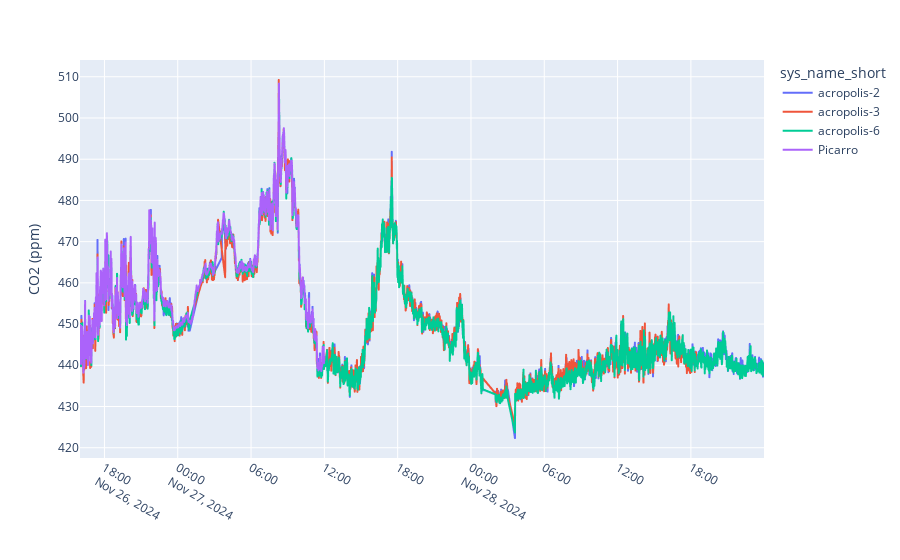

The notebook cell this image was saved under:
### Code cell
fig = px.line(df_plot, x="creation_timestamp", y="co2_corrected", color="sys_name_short")
fig.update_layout(
    yaxis_title='CO2 (ppm)',
    xaxis_title='',
    title='',
)
fig.show()

### Figure 1 — Plotly figure (JSON) as saved in the notebook; plotly's stock layout.template omitted (floating-point values rounded to 4 significant figures; data arrays with more than 128 entries replaced by an {"elided": "..."} marker saying what was removed)
{"data": [{"hovertemplate": "sys_name_short=acropolis-2<br>creation_timestamp=%{x}<br>co2_corrected=%{y}<extra></extra>", "legendgroup": "acropolis-2", "line": {"color": "#636efa", "dash": "solid"}, "marker": {"symbol": "circle"}, "mode": "lines", "name": "acropolis-2", "showlegend": true, "type": "scattergl", "x": {"elided": "3170 str values"}, "xaxis": "x", "y": {"elided": "3170 float values"}, "yaxis": "y"}, {"hovertemplate": "sys_name_short=acropolis-3<br>creation_timestamp=%{x}<br>co2_corrected=%{y}<extra></extra>", "legendgroup": "acropolis-3", "line": {"color": "#EF553B", "dash": "solid"}, "marker": {"symbol": "circle"}, "mode": "lines", "name": "acropolis-3", "showlegend": true, "type": "scattergl", "x": {"elided": "2843 str values"}, "xaxis": "x", "y": {"elided": "2843 float values"}, "yaxis": "y"}, {"hovertemplate": "sys_name_short=acropolis-6<br>creation_timestamp=%{x}<br>co2_corrected=%{y}<extra></extra>", "legendgroup": "acropolis-6", "line": {"color": "#00cc96", "dash": "solid"}, "marker": {"symbol": "circle"}, "mode": "lines", "name": "acropolis-6", "showlegend": true, "type": "scattergl", "x": {"elided": "3206 str values"}, "xaxis": "x", "y": {"elided": "3206 float values"}, "yaxis": "y"}, {"hovertemplate": "sys_name_short=Picarro<br>creation_timestamp=%{x}<br>co2_corrected=%{y}<extra></extra>", "legendgroup": "Picarro", "line": {"color": "#ab63fa", "dash": "solid"}, "marker": {"symbol": "circle"}, "mode": "lines", "name": "Picarro", "showlegend": true, "type": "scattergl", "x": {"elided": "1202 str values"}, "xaxis": "x", "y": {"elided": "1202 float values"}, "yaxis": "y"}], "layout": {"legend": {"title": {"text": "sys_name_short"}, "tracegroupgap": 0}, "margin": {"t": 60}, "title": {"text": ""}, "xaxis": {"anchor": "y", "domain": [0, 1], "title": {"text": ""}}, "yaxis": {"anchor": "x", "domain": [0, 1], "title": {"text": "CO2 (ppm)"}}}}
